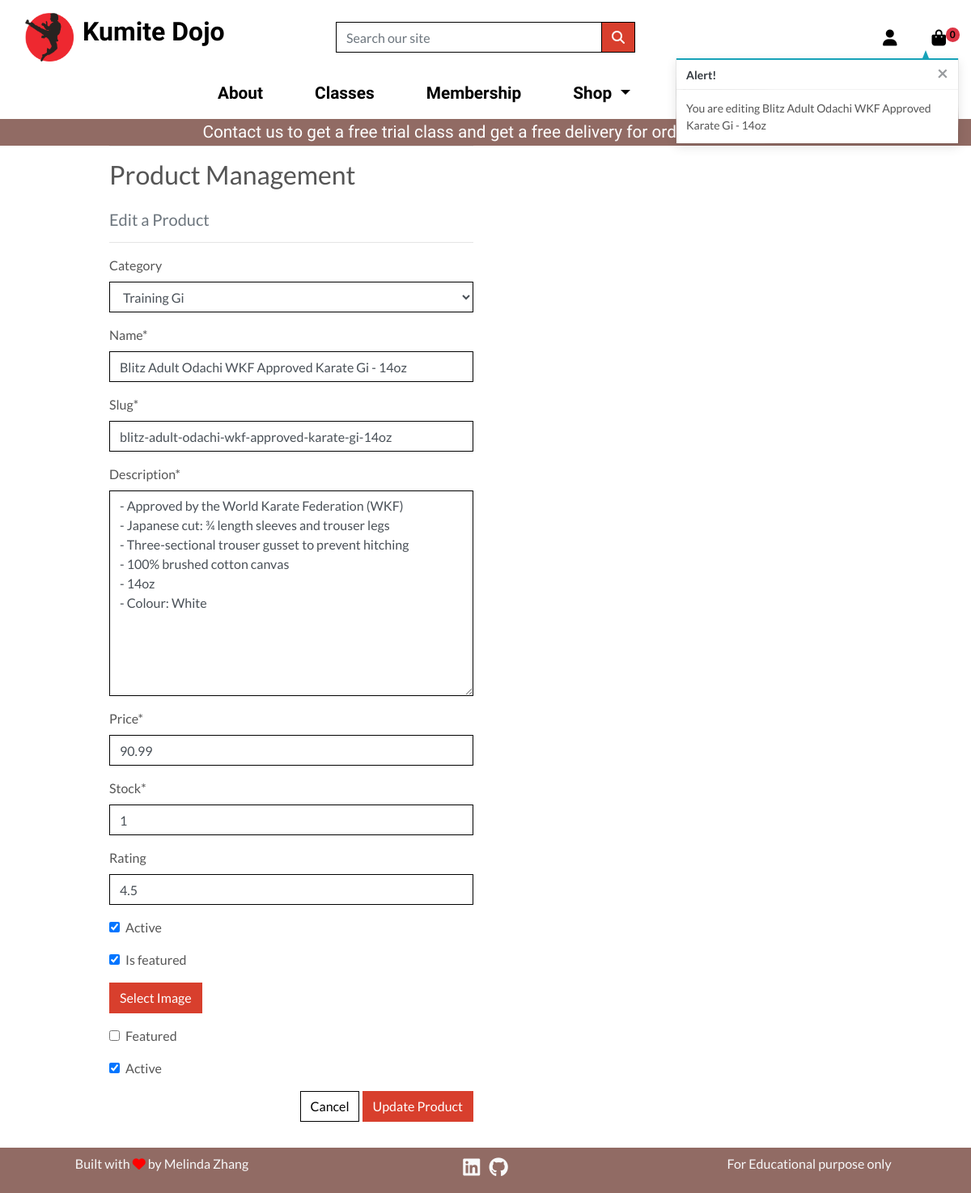
The app's page /products/edit/2/ (signed in), older data.
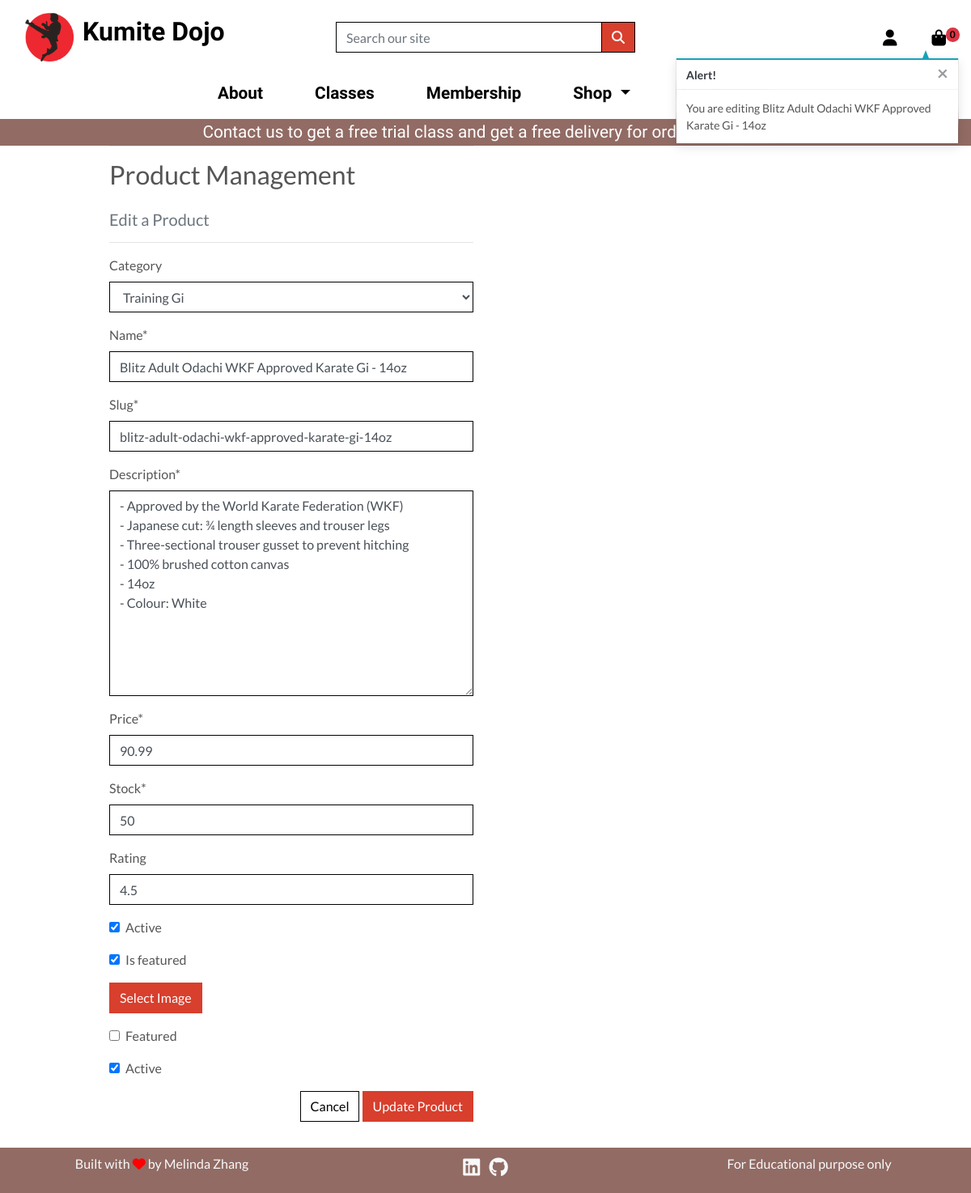
The same page, newer data.
### products/models.py (models this page shows, shortened)
class Product(models.Model):
    category = models.ForeignKey(
        "Category", null=True, blank=True, on_delete=models.SET_NULL
    )
    name = models.CharField(max_length=254)
    slug = models.SlugField(max_length=254, unique=True)
    description = models.TextField()
    price = models.DecimalField(max_digits=6, decimal_places=2)
    stock = models.IntegerField(default=True)
    rating = models.DecimalField(max_digits=6, decimal_places=1, null=True, blank=True)
    timestamp = models.DateTimeField(auto_now_add=False, auto_now=True)
    updated = models.DateTimeField(auto_now_add=False, auto_now=True)
    active = models.BooleanField(default=True)
    is_featured = models.BooleanField(default=False)
    class Meta:
        unique_together = ("name", "slug")

### products/views.py (the view)
# urls.py: path("edit/<int:product_id>/", views.edit_product, name="edit_product"),
@login_required
def edit_product(request, product_id):
    if not request.user.is_superuser:
        messages.error(request, "Sorry, only store owners can do that.")
        return redirect(reverse("home"))
    product = get_object_or_404(Product, pk=product_id)
    if request.method == "POST":
        product_form = ProductForm(request.POST, request.FILES, instance=product)
        product_image_form = ProductImageForm(
            request.POST, request.FILES, instance=product
        )
        if product_form.is_valid() and ProductImageForm.is_valid():
            product_form.save()
            product_image_form.save()
            messages.success(request, "Successfully updated product!")
            return redirect(reverse("product_detail", args=[product.id]))
        else:
            messages.error(
                request, "Failed to update product. Please ensure the form is valid."
            )
    else:
        product_form = ProductForm(instance=product)
        product_image_form = ProductImageForm(instance=product)
        messages.info(request, f"You are editing {product.name}")
    template = "products/edit_product.html"
    context = {
        "product_form": product_form,
        "product": product,
        "product_image_form": product_image_form,
    }
    return render(request, template, context)

### products/forms.py
class ProductForm(forms.ModelForm):
    class Meta:
        model = Product
        fields = "__all__"
    def __init__(self, *args, **kwargs):
        super().__init__(*args, **kwargs)
        categories = Category.objects.all()
        friendly_names = [(c.id, c.get_friendly_name()) for c in categories]
        self.fields["category"].choices = friendly_names
        for field_name, field in self.fields.items():
            field.widget.attrs["class"] = "border-black rounded-0"

class ProductImageForm(forms.ModelForm):
    class Meta:
        model = ProductImage
        fields = ["image", "featured", "active"]
    image = forms.ImageField(
        label="Image", required=False, widget=CustomClearableFileInput
    )

### bag/views.py (called while the page is built)
def _bag_id(request):
    bag = request.session.session_key
    if not bag:
        bag = request.session.create()
    return bag

### products/models.py (called while the page is built)
    def get_friendly_name(self):
        return self.friendly_name

### products/templates/products/edit_product.html (shortened to what this page needs)
{% extends "base.html" %}
{% load static %}
{% block page_header %}
<div class="container header-container">
</div>
{% endblock %}
{% block content %}
    <div class="overlay"></div>
    <div class="container">
        <div class="row">
            <div class="col-12 col-md-6">
                <hr>
                <h2 class="mb-4">Product Management</h2>
                <h5 class="text-muted">Edit a Product</h5>
                <hr>
            </div>
        </div>
        <div class="row">
            <div class="col-12 col-md-6 margin">
                <form method="POST" action="{% url 'edit_product' product.id %}" class="form mb-2" enctype="multipart/form-data">
                    {% for field in product_form %}
                        {{ field | as_crispy_field }}
                    {% endfor %}
                    {% for field in product_image_form %}
                        {% if field.name != 'image' %}
                            {{ field | as_crispy_field }}
                        {% else %}
                            {{ field }}
                        {% endif %}
                    {% endfor %}
                    <div class="text-right">
                        <a class="btn btn-outline-black rounded-0" href="{% url 'products' %}">Cancel</a>
                        <button class="btn btn-red rounded-0" type="submit">Update Product</button>
                    </div>
                </form>
            </div>
        </div>
    </div>
{% endblock %}

Row changes from the older to the newer data that the page shows:
changed Product "Training Gi": stock "1" → "50"
